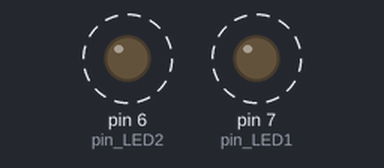
Bench run of a sketch on a simulated Arduino Uno, built with avr-gcc and run on an emulated ATmega328P. Shown: output pins drawn as LEDs (lit = HIGH). Dashed ring = blinking.

Above: at 0.2 s.
Timing chart, 0 to 4.6 s (numbered marks = the images above):
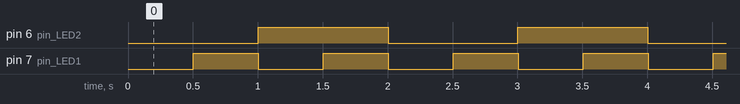

Measured:
- by itself, pin 6 (pin_LED2): alternates HIGH for 1.0 s and LOW for 1.0 s
- by itself, pin 7 (pin_LED1): alternates HIGH for 0.50 s and LOW for 0.50 s
- by itself, everything shown: repeats every 2.0 s, in 6 steps

The sketch:

app.ino
```cpp
int pin_LED1 = 7;
int pin_LED2 = 6;

boolean LED_state1 = false;
boolean LED_state2 = false;

void setup() {
    pinMode(pin_LED1, OUTPUT);
    pinMode(pin_LED2, OUTPUT);

    digitalWrite(pin_LED1, LOW);
    digitalWrite(pin_LED2, LOW);
}

void loop() {
    blink_led1();
    blink_led2();
}

void blink_led1() {
    static unsigned long time_previous = 0;
    const int INTERVAL = 500;
    unsigned long time_current = millis();

    if (time_current - time_previous > INTERVAL) {
        time_previous = time_current;
        LED_state1 = !LED_state1;
        digitalWrite(pin_LED1, LED_state1);
    }
}

void blink_led2() {
    static unsigned long time_previous = 0;
    const int INTERVAL = 1000;
    unsigned long time_current = millis();

    if (time_current - time_previous > INTERVAL) {
        time_previous = time_current;
        LED_state2 = !LED_state2;
        digitalWrite(pin_LED2, LED_state2);
    }
}
```
